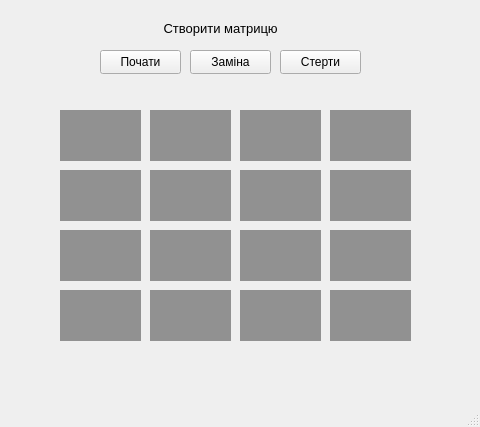
<?xml version="1.0" encoding="UTF-8"?>
<ui version="4.0">
 <class>MainWindow</class>
 <widget class="QMainWindow" name="MainWindow">
  <property name="geometry">
   <rect>
    <x>0</x>
    <y>0</y>
    <width>480</width>
    <height>427</height>
   </rect>
  </property>
  <property name="windowTitle">
   <string>GG</string>
  </property>
  <widget class="QWidget" name="centralwidget">
   <widget class="QLabel" name="label">
    <property name="geometry">
     <rect>
      <x>60</x>
      <y>110</y>
      <width>81</width>
      <height>51</height>
     </rect>
    </property>
    <property name="styleSheet">
     <string notr="true">QLabel
{
background-color : rgb(145, 145, 145);
}
</string>
    </property>
    <property name="text">
     <string/>
    </property>
   </widget>
   <widget class="QLabel" name="label_2">
    <property name="geometry">
     <rect>
      <x>150</x>
      <y>110</y>
      <width>81</width>
      <height>51</height>
     </rect>
    </property>
    <property name="styleSheet">
     <string notr="true">QLabel
{
background-color : rgb(145, 145, 145);
}
</string>
    </property>
    <property name="text">
     <string/>
    </property>
   </widget>
   <widget class="QLabel" name="label_3">
    <property name="geometry">
     <rect>
      <x>240</x>
      <y>110</y>
      <width>81</width>
      <height>51</height>
     </rect>
    </property>
    <property name="layoutDirection">
     <enum>Qt::LeftToRight</enum>
    </property>
    <property name="styleSheet">
     <string notr="true">QLabel
{
background-color : rgb(145, 145, 145);
}
</string>
    </property>
    <property name="text">
     <string/>
    </property>
    <property name="textFormat">
     <enum>Qt::AutoText</enum>
    </property>
   </widget>
   <widget class="QLabel" name="label_4">
    <property name="geometry">
     <rect>
      <x>330</x>
      <y>110</y>
      <width>81</width>
      <height>51</height>
     </rect>
    </property>
    <property name="styleSheet">
     <string notr="true">QLabel
{
background-color : rgb(145, 145, 145);
}
</string>
    </property>
    <property name="text">
     <string/>
    </property>
   </widget>
   <widget class="QLabel" name="label_5">
    <property name="geometry">
     <rect>
      <x>240</x>
      <y>170</y>
      <width>81</width>
      <height>51</height>
     </rect>
    </property>
    <property name="styleSheet">
     <string notr="true">QLabel
{
background-color : rgb(145, 145, 145);
}
</string>
    </property>
    <property name="text">
     <string/>
    </property>
   </widget>
   <widget class="QLabel" name="label_6">
    <property name="geometry">
     <rect>
      <x>60</x>
      <y>170</y>
      <width>81</width>
      <height>51</height>
     </rect>
    </property>
    <property name="styleSheet">
     <string notr="true">QLabel
{
background-color : rgb(145, 145, 145);
}
</string>
    </property>
    <property name="text">
     <string/>
    </property>
   </widget>
   <widget class="QLabel" name="label_7">
    <property name="geometry">
     <rect>
      <x>150</x>
      <y>170</y>
      <width>81</width>
      <height>51</height>
     </rect>
    </property>
    <property name="styleSheet">
     <string notr="true">QLabel
{
background-color : rgb(145, 145, 145);
}
</string>
    </property>
    <property name="text">
     <string/>
    </property>
   </widget>
   <widget class="QLabel" name="label_8">
    <property name="geometry">
     <rect>
      <x>330</x>
      <y>170</y>
      <width>81</width>
      <height>51</height>
     </rect>
    </property>
    <property name="styleSheet">
     <string notr="true">QLabel
{
background-color : rgb(145, 145, 145);
}
</string>
    </property>
    <property name="text">
     <string/>
    </property>
   </widget>
   <widget class="QLabel" name="label_9">
    <property name="geometry">
     <rect>
      <x>240</x>
      <y>230</y>
      <width>81</width>
      <height>51</height>
     </rect>
    </property>
    <property name="styleSheet">
     <string notr="true">QLabel
{
background-color : rgb(145, 145, 145);
}
</string>
    </property>
    <property name="text">
     <string/>
    </property>
   </widget>
   <widget class="QLabel" name="label_10">
    <property name="geometry">
     <rect>
      <x>60</x>
      <y>230</y>
      <width>81</width>
      <height>51</height>
     </rect>
    </property>
    <property name="styleSheet">
     <string notr="true">QLabel
{
background-color : rgb(145, 145, 145);
}
</string>
    </property>
    <property name="text">
     <string/>
    </property>
   </widget>
   <widget class="QLabel" name="label_11">
    <property name="geometry">
     <rect>
      <x>240</x>
      <y>290</y>
      <width>81</width>
      <height>51</height>
     </rect>
    </property>
    <property name="styleSheet">
     <string notr="true">QLabel
{
background-color : rgb(145, 145, 145);
}
</string>
    </property>
    <property name="text">
     <string/>
    </property>
   </widget>
   <widget class="QLabel" name="label_12">
    <property name="geometry">
     <rect>
      <x>150</x>
      <y>230</y>
      <width>81</width>
      <height>51</height>
     </rect>
    </property>
    <property name="styleSheet">
     <string notr="true">QLabel
{
background-color : rgb(145, 145, 145);
}
</string>
    </property>
    <property name="text">
     <string/>
    </property>
   </widget>
   <widget class="QLabel" name="label_13">
    <property name="geometry">
     <rect>
      <x>60</x>
      <y>290</y>
      <width>81</width>
      <height>51</height>
     </rect>
    </property>
    <property name="styleSheet">
     <string notr="true">QLabel
{
background-color : rgb(145, 145, 145);
}
</string>
    </property>
    <property name="text">
     <string/>
    </property>
   </widget>
   <widget class="QLabel" name="label_14">
    <property name="geometry">
     <rect>
      <x>150</x>
      <y>290</y>
      <width>81</width>
      <height>51</height>
     </rect>
    </property>
    <property name="styleSheet">
     <string notr="true">QLabel
{
background-color : rgb(145, 145, 145);
}
</string>
    </property>
    <property name="text">
     <string/>
    </property>
   </widget>
   <widget class="QLabel" name="label_15">
    <property name="geometry">
     <rect>
      <x>330</x>
      <y>290</y>
      <width>81</width>
      <height>51</height>
     </rect>
    </property>
    <property name="styleSheet">
     <string notr="true">QLabel
{
background-color : rgb(145, 145, 145);
}
</string>
    </property>
    <property name="text">
     <string/>
    </property>
   </widget>
   <widget class="QLabel" name="label_16">
    <property name="geometry">
     <rect>
      <x>330</x>
      <y>230</y>
      <width>81</width>
      <height>51</height>
     </rect>
    </property>
    <property name="styleSheet">
     <string notr="true">QLabel
{
background-color : rgb(145, 145, 145);
}
</string>
    </property>
    <property name="text">
     <string/>
    </property>
   </widget>
   <widget class="QLabel" name="label_choice">
    <property name="geometry">
     <rect>
      <x>160</x>
      <y>20</y>
      <width>171</width>
      <height>16</height>
     </rect>
    </property>
    <property name="font">
     <font>
      <pointsize>10</pointsize>
     </font>
    </property>
    <property name="text">
     <string> Створити матрицю</string>
    </property>
   </widget>
   <widget class="QPushButton" name="pushButton">
    <property name="geometry">
     <rect>
      <x>100</x>
      <y>50</y>
      <width>81</width>
      <height>24</height>
     </rect>
    </property>
    <property name="text">
     <string>Почати</string>
    </property>
   </widget>
   <widget class="QPushButton" name="pushButton_2">
    <property name="geometry">
     <rect>
      <x>190</x>
      <y>50</y>
      <width>81</width>
      <height>24</height>
     </rect>
    </property>
    <property name="text">
     <string>Заміна</string>
    </property>
   </widget>
   <widget class="QPushButton" name="pushButton_3">
    <property name="geometry">
     <rect>
      <x>280</x>
      <y>50</y>
      <width>81</width>
      <height>24</height>
     </rect>
    </property>
    <property name="text">
     <string>Стерти</string>
    </property>
   </widget>
  </widget>
  <widget class="QMenuBar" name="menubar">
   <property name="geometry">
    <rect>
     <x>0</x>
     <y>0</y>
     <width>480</width>
     <height>22</height>
    </rect>
   </property>
  </widget>
  <widget class="QStatusBar" name="statusbar"/>
 </widget>
 <resources/>
 <connections/>
</ui>
